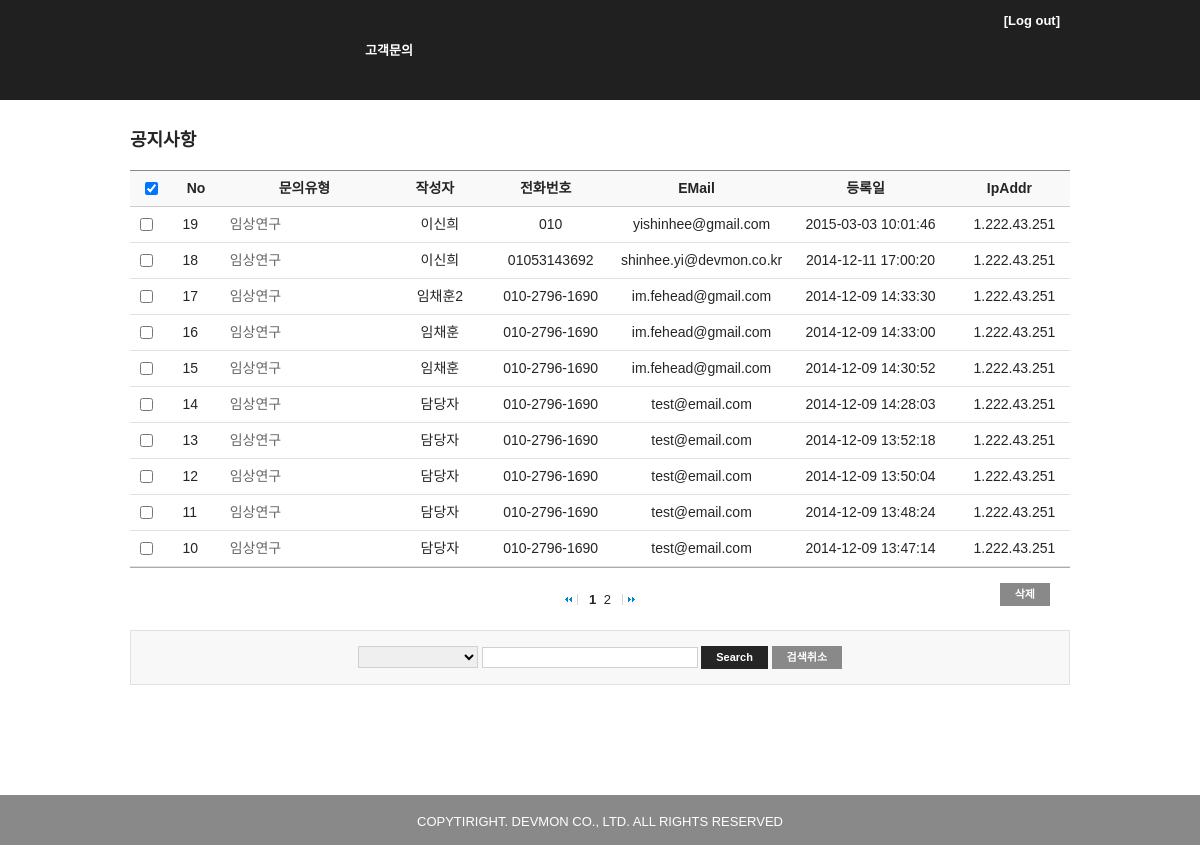
The page /dadmin/index.php on the database its author committed.
### tables this page shows
CREATE TABLE `INQUIRY` (
  `id` int(11) NOT NULL AUTO_INCREMENT,
  `title` varchar(45) DEFAULT NULL,
  `name` varchar(45) DEFAULT NULL,
  `company` varchar(45) DEFAULT NULL,
  `tel` varchar(45) DEFAULT NULL,
  `email` varchar(45) DEFAULT NULL,
  `message` text,
  `regdate` datetime DEFAULT NULL,
  `ipaddr` varchar(45) DEFAULT NULL,
  `delflag` int(11) DEFAULT '0' COMMENT 'delete flag 80000 일때 삭제',
  PRIMARY KEY (`id`)
);

### common.php (called while the page is built, shortened)
<?php
function getGetData($var, $alt = null) {
	$ret = $alt;
	return $ret;
}
?>

### dadmin/index.php (the view, shortened to what this page needs)
<!DOCTYPE html PUBLIC "-//W3C//DTD HTML 4.01 Transitional//EN" "http://www.w3.org/TR/html4/loose.dtd">
<?php
	include '../common.php';
	$PAGE_PER_ROW = 10;
	$sq = getGetData('sq');
	$cp = intval(getGetData('p', 1));
	$st = intval(getGetData('st', 0));
	$qs = $_SERVER['QUERY_STRING'] ? '&'.$_SERVER['QUERY_STRING'] : '';
	if(strlen($sq) == 0) {
		$st = 0;
	}
	$where = 'WHERE delflag <> 80000 ';
	$where .= 'ORDER  BY regdate DESC, id DESC ';
	$countallQuery = 'SELECT count(*) FROM INQUIRY '.$where;
	$result = mysql_query($countallQuery);
	$row = mysql_fetch_array($result);
	$tr = intval($row[0]);
	$tp = intval(($tr + $PAGE_PER_ROW - 1)/$PAGE_PER_ROW);
	$lp	= $tp;
	$bp = intval($cp / $PAGE_PER_ROW) + 1;
	$ep = $bp + $PAGE_PER_ROW - 1;
	if($tp < $ep) {
		$ep = $tp;
	}
	$sr = ($cp-1) * $PAGE_PER_ROW;
	$where .= 'LIMIT '.$sr.', '.$PAGE_PER_ROW;
	$query = 'SELECT * FROM INQUIRY '.$where;
	$result = mysql_query($query);
?>
<html>
<head>
<link rel="stylesheet" type="text/css" href="./style/admin.css"  />
</head>
<body>
<div class="wraper">
	<div class="admcont">
		<dl class="tblwrap clrb">
			<dt class="ptit"><a href="#">공지사항</a></dt>
			<dd class="dtbl">
				<table cellpadding="0" class="dtbl">
				<colgroup>
					<col width="45px" /><col width="50px" /><col width="189px" /><col width="100px" /><col width="135px" /><col width="160px" /><col width="180px" /><col width="125px" />
				</colgroup>
				<thead>
					<tr class="cl cnt">
						<th class="nob" ><input type="checkbox" onclick="checkAll(this)" checked=/></th>
						<th >No</th>
						<th >문의유형</th>
						<th >작성자</th>
						<th >전화번호</th>
						<th >EMail</th>
						<th >등록일</th>
						<th >IpAddr</th>
					</tr>
				</thead>
				<tbody>
				<?php
				while ($row = mysql_fetch_array($result)) {
					?>
						<tr>
							<td><input type="checkbox" name="cb" class="cb" value="<?php echo $row['id']?>" /></td>
							<td><?php echo $row['id']?></td>
							<td><a href="view.php?id=<?php echo $row['id'].$qs?>"><?php echo $row['title']?></a></td>
							<td style="text-align:center;"><?php echo $row['name']?></td>
							<td style="text-align:center;"><?php echo $row['tel']?></td>
							<td style="text-align:center;"><?php echo $row['email']?></td>
							<td style="text-align:center;"><?php echo $row['regdate']?></td>
							<td style="text-align:center;"><?php echo $row['ipaddr']?></td>
						</tr>
						<?php
				}?>
				</tbody>
				</table>
				<div class="paging">
						<a href='index.php?p=1&st=<?php echo $st?>&sq=<?php echo $sq?>'><img src="./images/common/btn_pprev.gif" alt="처음" /></a>
						<span class="num">
							<?php for($i = $bp ; $i <= $ep ; $i++):?>
								<?php if($i == $cp):?>
									<a href='index.php?<?php echo "p=${i}&st=${st}&sq=${sq}"?>' class="now"><?php echo $i?></a>
								<?php else:?>
									<a href='index.php?<?php echo "p=${i}&st=${st}&sq=${sq}"?>'><?php echo $i?></a>
								<?php endif?>
							<?php endfor?>
						</span>
						<a href='index.php?p=<?php echo $lp?>&st=<?php echo $st?>&sq=<?php echo $sq?>'><img src="./images/common/btn_nnext.gif" alt="끝" /></a>
					<div class="buton">
						<a class="graybtn" href="#" onclick="deleteList()">삭제</a>
					</div>
				</div>
				<div class="schbox">
					<form name="searchForm" action="index.php" method="get">
						<select id="st" name="st" style="width:120px;">
						</select>
						<input type="text" id="sq" name="sq" class="inpu" style="width:210px;" value="<?php echo $sq?>"/>
						<a class="blkbtn" href="#" onclick="startSearch();">Search</a>
						<a class="graybtn" href="#" onclick="endSearch();">검색취소</a>
					</form>
				</div>
			</dd>
		</dl>
	</div>
</div>
</body>
</html>

### dadmin/style/admin.css (style rules this page uses)
* { margin:0px; padding:0px; }
html, body { width:100%;height:100%; }
body { font-family:Dotum,돋움,Tahoma,Arial,sans-serif; font-size:14px; color:#252525;line-height:150%; }
dl,ul,ol,li,fieldset,legend { list-style:none; }
img, a img, fieldset { border:none;margin:0px;padding:0px;vertical-align:middle; }
form { margin:0px; padding:0px; border:none; width:100%; }
table, tr, th, td { border-collapse:collapse; }
input, select, textarea, button { font-size:100%;vertical-align:middle; }
select { height:22px;padding:3px 2px 4px 2px;border:1px solid #d0d0d0;margin-top:-1px;vertical-align:middle;font-size:13px; }
input { height:15px;padding:3px 2px 1px 2px;border:none;color:#333333;vertical-align:middle; }
input.inpu { border:1px solid #d0d0d0; }
a, a:link { color:#252525;text-decoration:none;border:none; }
.wraper { background-color:#ffffff;font-size:13px; }
.paging { position:relative;clear:both;padding:20px 0px 20px 0px;border-top:1px solid #acacac;text-align:center;overflow:hidden; }
.paging span.num { margin:0px 5px 0px 5px; }
.paging span.num a { margin:0px 2px 0px 2px;vertical-align:middle; }
.paging span.num a.now { font-weight:bold; }
.paging img { margin:0px;vertical-align:middle; }
.paging .buton { position:absolute;right:0px;top:0px;margin:15px 20px 0px 0px; }
.schbox { clear:both;background-color:#f8f8f8;border:1px solid #e1e1e1;padding:15px 0px 15px 0px;text-align:center; }
.admcont { width:940px;height:auto !important;margin:0px auto;padding-top:30px;overflow:hidden; }
dl.tblwrap { padding-bottom:60px;overflow:hidden; }
dl.tblwrap dt.ptit { display:block;height:40px;color:#252525;font-size:18px;font-weight:bold; }
dl.tblwrap dd.dtbl { clear:both;display:block;width:100%;border-top:1px solid #898989;overflow:hidden; }
table.dtbl { clear:both;display:block;width:100%; }
table.dtbl th, table.dtbl td { height:25px;padding:5px 0px 5px 10px;border-bottom:1px solid #e1e1e1;text-align:left; font-size: 14px; }
table.dtbl tr.cl th, table.dtbl tr.cl td { background:#f9f9f9; }
table.dtbl tr.cl.cnt th { padding-left:0px;text-align:center; }
table.dtbl thead th { border-bottom:1px solid #cccccc; }
table.dtbl td a { color:#666666; }
dl.tblwrap.clrb { clear:both; }
dl.tblwrap table.dtbl thead th { background:#f9f9f9 url('./images/admin/thbar.gif') no-repeat right center; }
dl.tblwrap table.dtbl thead th.nob { background:none;background:#f9f9f9; }

### dadmin/style/button.css (style rules this page uses)
a.graybtn { background-color:#898989;display:inline-block;font-family:arial;font-size:11px;font-weight:bold;padding:1px 15px; text-decoration:none;color:#fff;vertical-align:middle;cursor:default; }
.wraper a.blkbtn { background-color:#252525;display:inline-block;font-family:arial;font-size:11px;font-weight:bold;padding:1px 15px; text-decoration:none;color:#fff;vertical-align:middle;cursor:default; }
.wraper a.graybtn { background-color:#898989;display:inline-block;font-family:arial;font-size:11px;font-weight:bold;padding:1px 15px; text-decoration:none;color:#fff;vertical-align:middle;cursor:default; }

### rows shown on the page
inquiry: id "19", title "임상연구", name "이신희", tel "010", email "yishinhee@gmail.com", regdate "2015-03-03 10:01:46", ipaddr "1.222.43.251"
inquiry: id "18", title "임상연구", name "이신희", tel "01053143692", email "shinhee.yi@devmon.co.kr", regdate "2014-12-11 17:00:20", ipaddr "1.222.43.251"
inquiry: id "17", title "임상연구", name "임채훈2", tel "010-2796-1690", email "im.fehead@gmail.com", regdate "2014-12-09 14:33:30", ipaddr "1.222.43.251"
inquiry: id "16", title "임상연구", name "임채훈", tel "010-2796-1690", email "im.fehead@gmail.com", regdate "2014-12-09 14:33:00", ipaddr "1.222.43.251"
inquiry: id "15", title "임상연구", name "임채훈", tel "010-2796-1690", email "im.fehead@gmail.com", regdate "2014-12-09 14:30:52", ipaddr "1.222.43.251"
inquiry: id "14", title "임상연구", name "담당자", tel "010-2796-1690", email "test@email.com", regdate "2014-12-09 14:28:03", ipaddr "1.222.43.251"
inquiry: id "13", title "임상연구", name "담당자", tel "010-2796-1690", email "test@email.com", regdate "2014-12-09 13:52:18", ipaddr "1.222.43.251"
inquiry: id "12", title "임상연구", name "담당자", tel "010-2796-1690", email "test@email.com", regdate "2014-12-09 13:50:04", ipaddr "1.222.43.251"
inquiry: id "11", title "임상연구", name "담당자", tel "010-2796-1690", email "test@email.com", regdate "2014-12-09 13:48:24", ipaddr "1.222.43.251"
inquiry: id "10", title "임상연구", name "담당자", tel "010-2796-1690", email "test@email.com", regdate "2014-12-09 13:47:14", ipaddr "1.222.43.251"
